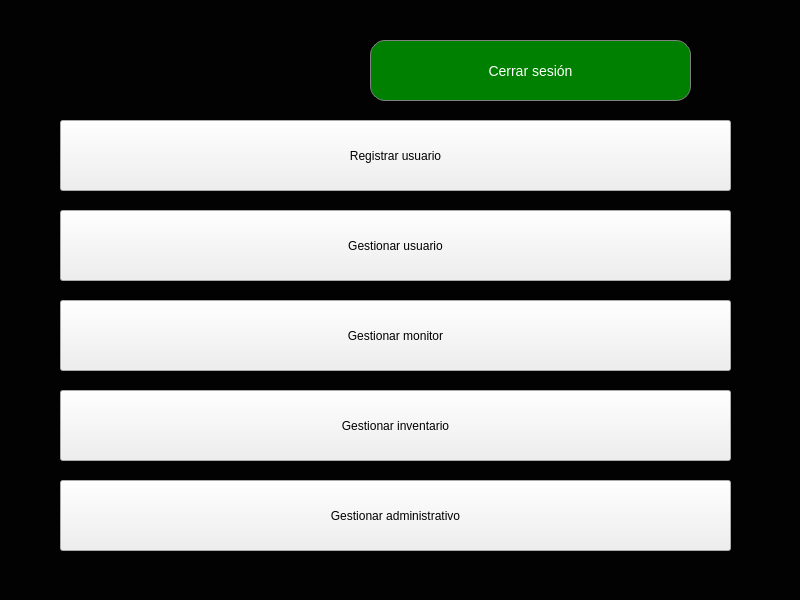
<?xml version="1.0" encoding="UTF-8"?>
<ui version="4.0">
 <class>MainWindow</class>
 <widget class="QMainWindow" name="MainWindow">
  <property name="geometry">
   <rect>
    <x>0</x>
    <y>0</y>
    <width>800</width>
    <height>600</height>
   </rect>
  </property>
  <property name="windowTitle">
   <string>MainWindow</string>
  </property>
  <widget class="QWidget" name="centralwidget">
   <widget class="QPushButton" name="pushButtonCerrar">
    <property name="geometry">
     <rect>
      <x>370</x>
      <y>40</y>
      <width>321</width>
      <height>61</height>
     </rect>
    </property>
    <property name="styleSheet">
     <string notr="true">    background-color: green;
    color: white;
    border-radius: 15px;
    border: 1px solid gray;
    font-size: 14px;</string>
    </property>
    <property name="text">
     <string>Cerrar sesión</string>
    </property>
   </widget>
   <widget class="QPushButton" name="pushButtonRegistrar">
    <property name="geometry">
     <rect>
      <x>60</x>
      <y>120</y>
      <width>671</width>
      <height>71</height>
     </rect>
    </property>
    <property name="minimumSize">
     <size>
      <width>671</width>
      <height>71</height>
     </size>
    </property>
    <property name="maximumSize">
     <size>
      <width>671</width>
      <height>71</height>
     </size>
    </property>
    <property name="text">
     <string>Registrar usuario</string>
    </property>
   </widget>
   <widget class="QPushButton" name="pushButtonGUsu">
    <property name="geometry">
     <rect>
      <x>60</x>
      <y>210</y>
      <width>671</width>
      <height>71</height>
     </rect>
    </property>
    <property name="text">
     <string>Gestionar usuario</string>
    </property>
   </widget>
   <widget class="QPushButton" name="pushButtonGMon">
    <property name="geometry">
     <rect>
      <x>60</x>
      <y>300</y>
      <width>671</width>
      <height>71</height>
     </rect>
    </property>
    <property name="text">
     <string>Gestionar monitor</string>
    </property>
   </widget>
   <widget class="QPushButton" name="pushButtonGInv">
    <property name="geometry">
     <rect>
      <x>60</x>
      <y>390</y>
      <width>671</width>
      <height>71</height>
     </rect>
    </property>
    <property name="text">
     <string>Gestionar inventario</string>
    </property>
   </widget>
   <widget class="QPushButton" name="pushButtonGAdm">
    <property name="geometry">
     <rect>
      <x>60</x>
      <y>480</y>
      <width>671</width>
      <height>71</height>
     </rect>
    </property>
    <property name="text">
     <string>Gestionar administrativo</string>
    </property>
   </widget>
   <widget class="QLabel" name="label">
    <property name="geometry">
     <rect>
      <x>0</x>
      <y>-8</y>
      <width>801</width>
      <height>611</height>
     </rect>
    </property>
    <property name="styleSheet">
     <string notr="true">background-color: rgb(2, 2, 2);</string>
    </property>
    <property name="text">
     <string/>
    </property>
   </widget>
   <zorder>label</zorder>
   <zorder>pushButtonCerrar</zorder>
   <zorder>pushButtonRegistrar</zorder>
   <zorder>pushButtonGUsu</zorder>
   <zorder>pushButtonGMon</zorder>
   <zorder>pushButtonGInv</zorder>
   <zorder>pushButtonGAdm</zorder>
  </widget>
 </widget>
 <resources/>
 <connections/>
</ui>
